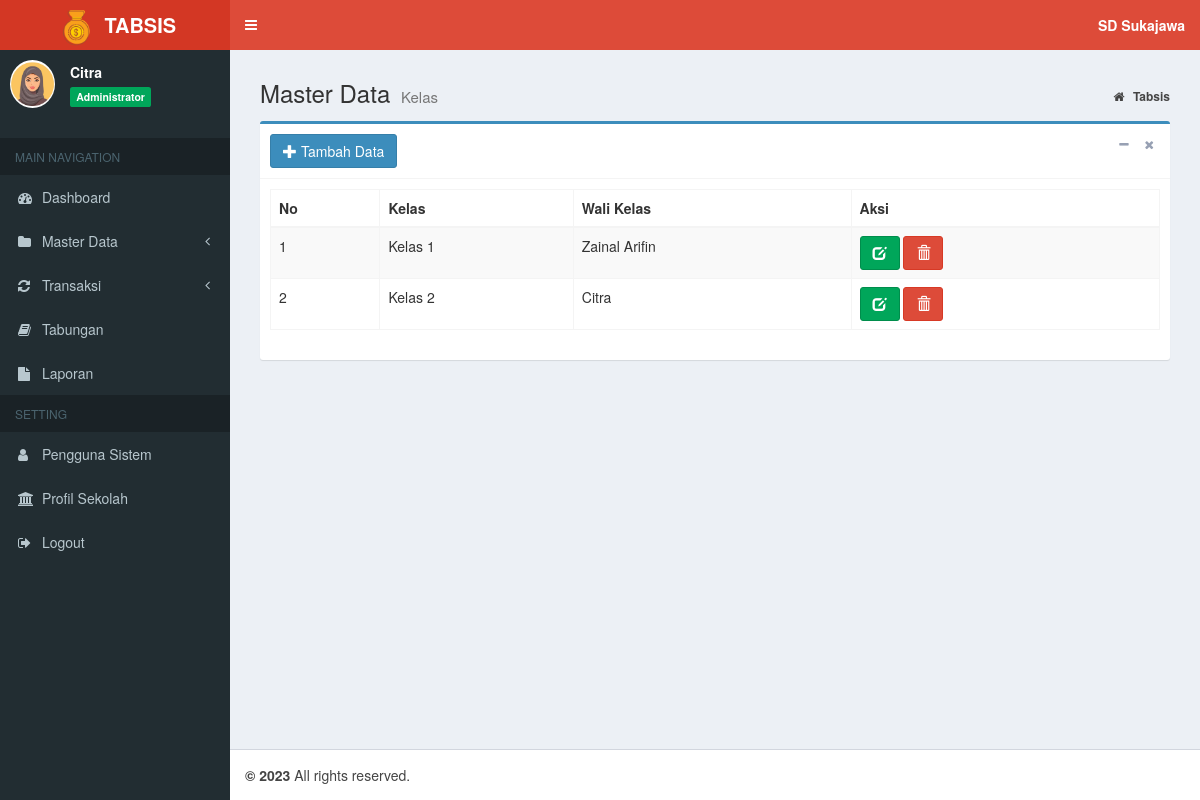
Page /index.php?page=MyApp/data_kelas (signed in) on the earlier database version.
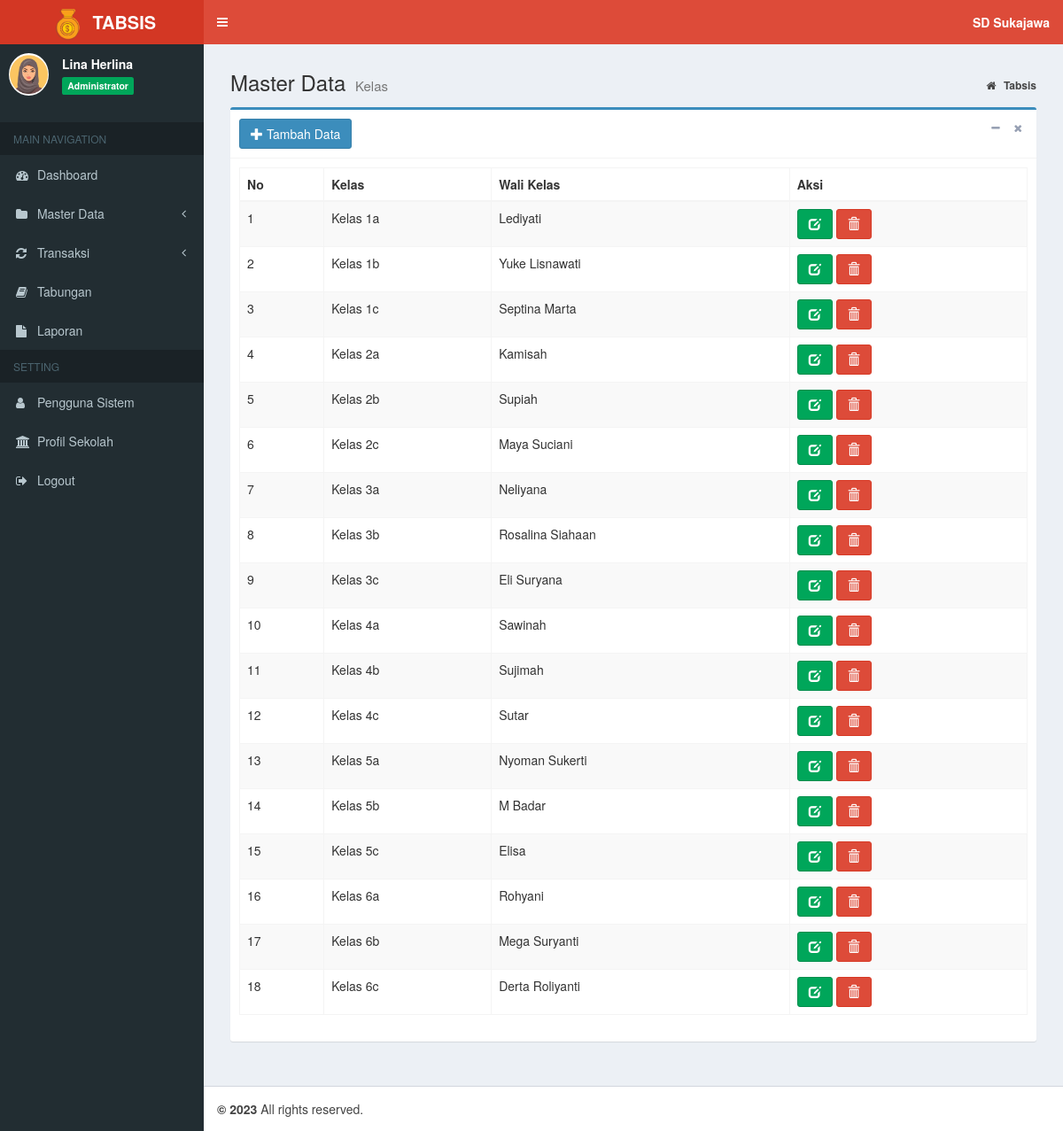
Same page on the later database version.
### tables this page shows
CREATE TABLE `tb_kelas` (
  `id_kelas` int(11) NOT NULL,
  `kelas` varchar(20) NOT NULL,
  `wl_kelas` varchar(20) NOT NULL
);

### admin/kelas/data_kelas.php (the view, shortened to what the changed rows need)
<section class="content-header">
	<h1>
		Master Data
		<small>Kelas</small>
	</h1>
</section>
<section class="content">
	<div class="box box-primary">
		<div class="box-body">
			<div class="table-responsive">
				<table id="example1" class="table table-bordered table-striped">
					<thead>
						<tr>
							<th>No</th>
							<th>Kelas</th>
							<th>Wali Kelas</th>
							<th>Aksi</th>
						</tr>
					</thead>
					<tbody>
						<?php
                  $no = 1;
                  $sql = $koneksi->query("SELECT * FROM tb_kelas");
                  while ($data= $sql->fetch_assoc()) {
                ?>
						<tr>
							<td>
								<?php echo $no++; ?>
							</td>
							<td>
								<?php echo $data['kelas']; ?>
							</td>
							<td>
								<?php echo $data['wl_kelas']; ?>
							</td>
							<td>
								<a href="?page=MyApp/edit_kelas&kode=<?php echo $data['id_kelas']; ?>" title="Ubah"
								 class="btn btn-success">
									<i class="glyphicon glyphicon-edit"></i>
								</a>
								<a href="?page=MyApp/del_kelas&kode=<?php echo $data['id_kelas']; ?>" onclick="return confirm('Yakin Hapus Data Ini ?')"
								 title="Hapus" class="btn btn-danger">
									<i class="glyphicon glyphicon-trash"></i>
							</td>
						</tr>
						<?php
                  }
                ?>
					</tbody>
				</table>
			</div>
		</div>
	</div>
</section>

### index.php (shortened to what the changed rows need)
<?php
    if (isset($_SESSION["ses_username"])==""){
		header("location: login.php");
    }else{
      $data_nama = $_SESSION["ses_nama"];
      $data_level = $_SESSION["ses_level"];
    }
    include "inc/koneksi.php";
?>
<!DOCTYPE html>
<html>
<head>
	<link rel="stylesheet" href="bootstrap/css/bootstrap.min.css">
	<link rel="stylesheet" href="https://cdnjs.cloudflare.com/ajax/libs/font-awesome/4.5.0/css/font-awesome.min.css">
	<link rel="stylesheet" href="https://cdnjs.cloudflare.com/ajax/libs/ionicons/2.0.1/css/ionicons.min.css">
	<link rel="stylesheet" href="plugins/datatables/dataTables.bootstrap.css">
	<link rel="stylesheet" href="plugins/select2/select2.min.css">
	<link rel="stylesheet" href="dist/css/AdminLTE.min.css">
	<link rel="stylesheet" href="dist/css/skins/_all-skins.min.css">
</head>
<body class="hold-transition skin-red sidebar-mini">
	<div class="wrapper">
		<aside class="main-sidebar">
			<section class="sidebar">
				</<b>
				<div class="user-panel">
					<div class="pull-left info">
						<p>
							<?php echo $data_nama; ?>
						</p>
						<span class="label label-success">
							<?php echo $data_level; ?>
						</span>
					</div>
				</div>
			</section>
		</aside>
		<div class="content-wrapper">
			<section class="content">
				<?php
      if(isset($_GET['page'])){
          $hal = $_GET['page'];
          switch ($hal) {
              case 'MyApp/data_kelas':
                  include "admin/kelas/data_kelas.php";
                  break;
          }
                        }
    ?>
			</section>
		</div>
</body>
</html>

Differences in the rows shown:
changed tb_kelas: kelas "Kelas 1" → "Kelas 1a"; wl_kelas "Zainal Arifin" → "Lediyati"
changed tb_kelas: kelas "Kelas 2" → "Kelas 1b"; wl_kelas "Citra" → "Yuke Lisnawati"
added tb_kelas: kelas "Kelas 1c", wl_kelas "Septina Marta"
added tb_kelas: kelas "Kelas 2a", wl_kelas "Kamisah"
added tb_kelas: kelas "Kelas 2b", wl_kelas "Supiah"
added tb_kelas: kelas "Kelas 2c", wl_kelas "Maya Suciani"
added tb_kelas: kelas "Kelas 3a", wl_kelas "Neliyana"
added tb_kelas: kelas "Kelas 3b", wl_kelas "Rosalina Siahaan"
added tb_kelas: kelas "Kelas 3c", wl_kelas "Eli Suryana"
added tb_kelas: kelas "Kelas 4a", wl_kelas "Sawinah"
added tb_kelas: kelas "Kelas 4b", wl_kelas "Sujimah"
added tb_kelas: kelas "Kelas 4c", wl_kelas "Sutar"
added tb_kelas: kelas "Kelas 5a", wl_kelas "Nyoman Sukerti"
added tb_kelas: kelas "Kelas 5b", wl_kelas "M Badar"
added tb_kelas: kelas "Kelas 5c", wl_kelas "Elisa"
added tb_kelas: kelas "Kelas 6a", wl_kelas "Rohyani"
added tb_kelas: kelas "Kelas 6b", wl_kelas "Mega Suryanti"
added tb_kelas: kelas "Kelas 6c", wl_kelas "Derta Roliyanti"
Other differences:
$data_nama: "Citra" → "Lina Herlina"
